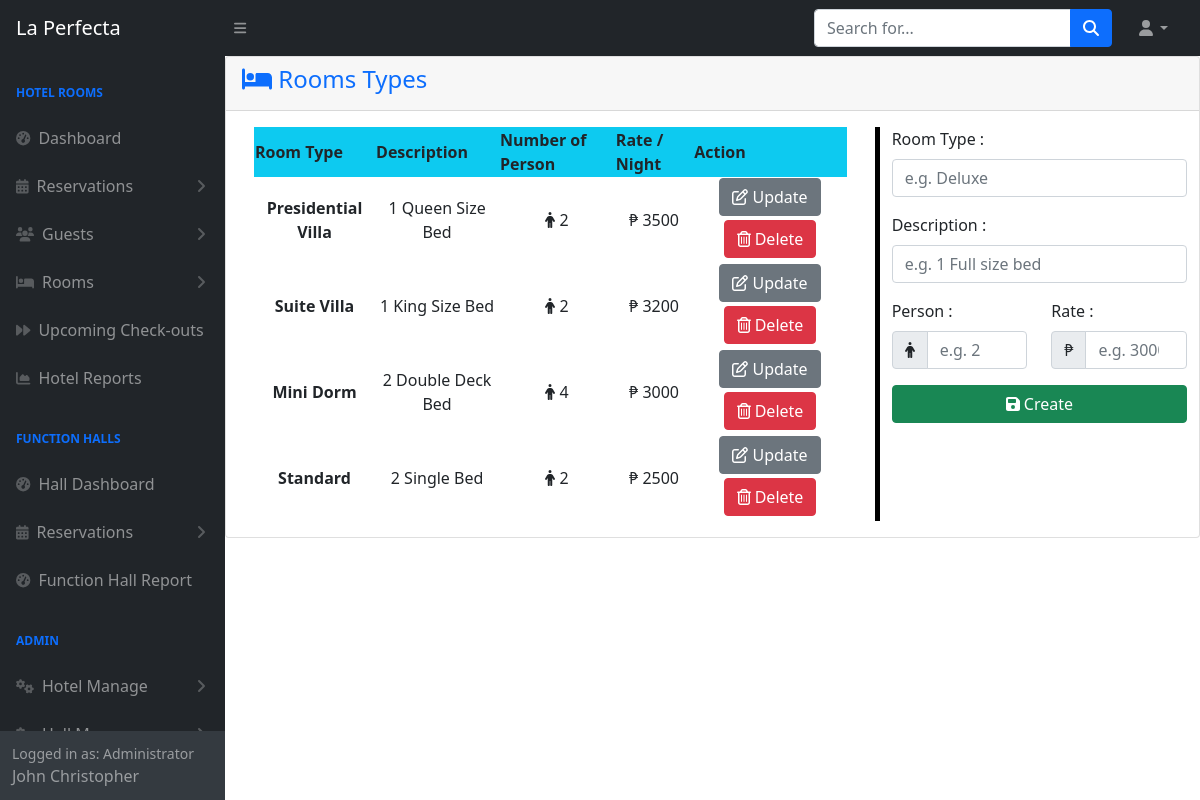
The page /admin/roomtypes.php (signed in) on the database its author committed.
### tables this page shows
CREATE TABLE `tblroomtype` (
  `Id` int(11) NOT NULL,
  `Type` varchar(30) NOT NULL,
  `Description` varchar(255) NOT NULL,
  `Person` int(1) NOT NULL,
  `Rate` double NOT NULL
);

### admin/roomtypes.php (the view, shortened to what this page needs)
<?php
include 'themes/navbar.php';
include 'config.php';
?>
<div class="card mb-4">
    <div class="card-header text-primary">
      <h4>  <i class="fa-solid fa-bed"></i>
        Rooms Types</h4>
    </div>
    <div class="container-fluid">
        <div class="row">
            <div class="col-8">
                <div class="card-body">
                    <table id="datatablesSimple" class="table-striped">
                        <thead class="bg-info">
                            <tr>
                                <th>Room Type</th>
                                <th>Description</th>
                                <th>Number of Person</th>
                                <th>Rate / Night</th>
                                <th>Action</th>
                            </tr>
                        </thead>
                        <tbody>
                            <?php
                            $sql = "SELECT * FROM `tblroomtype`";
                            $result = mysqli_query($conn, $sql);
                            while ($row = mysqli_fetch_assoc($result)) {
                            ?>
                                <tr class="text-center">
                                    <td ><strong><?php echo $row['Type'] ?></td>
                                    <td><?php echo $row['Description'] ?></td>
                                    <td ><i class="fa-solid fa-person"></i> <?php echo $row['Person'] ?></td>
                                    <td >₱ <?php echo $row['Rate'] ?></td>
                                    <td class="text-center">
                                        <a href="function/hrmanage/rtedit.php?id=<?php echo $row['Id'] ?>"  class="btn btn-secondary mb-1"><i class="far fa-pen-to-square"></i> Update</a>
                                        <a href="function/hrmanage/rtdelete.php?id=<?php echo $row['Id'] ?>& name=<?php echo $row['Type'] ?>" class="btn btn-danger mb-1"><i class="far fa-trash-alt"></i> Delete</a>
                                    </td>
                                </tr>
                            <?php
                            }
                            ?>
                        </tbody>
                    </table>
                </div>
            </div>
            <div class="col-sm-4 my-3" style="border-left: solid black 5px;">
                <form method="POST">
                    <div class="row mb-3">
                        <div class="col">
                            <label for="Type" class="form-label">Room Type :</label>
                            <input type="text" name="Type" class="form-control" placeholder="e.g. Deluxe" required>
                        </div>
                    </div>
                    <div class="row mb-3">
                        <div class="col">
                            <label for="Description" class="form-label">Description :</label>
                            <input type="text" name="Description" class="form-control" placeholder="e.g. 1 Full size bed" required>
                        </div>
                    </div>
                    <div class="row mb-3">
                        <div class="col-sm-6">
                            <label for="Person" class="form-label">Person :</label>
                            <div class="input-group">
                                <div class="input-group-text"><i class="fa-solid fa-person"></i></div>
                            <input type="text" name="Person" class="form-control" placeholder="e.g. 2" required>
                            </div>
                        </div>
                        <div class="col-sm-6">
                            <label for="Rate" class="form-label">Rate :</label>
                            <div class="input-group">
                                <div class="input-group-text">₱</div>
                            <input type="number" name="Rate" class="form-control" placeholder="e.g. 3000" required>
                            </div>
                        </div>
                    </div>
                    <div class="row">
                        <div class="col">
                            <button class="btn btn-success" name="submit" type="submit" style="width: 100%;"><i class="fa-solid fa-floppy-disk"></i> Create</button>
                        </div>
                    </div>
                </form>
            </div>
        </div>
    </div>
</div>
<?php include 'themes/footer.php'; ?>

### rows shown on the page
tblroomtype: Type "Presidential Villa", Description "1 Queen Size Bed", Person "2", Rate "3500"
tblroomtype: Type "Suite Villa", Description "1 King Size Bed", Person "2", Rate "3200"
tblroomtype: Type "Mini Dorm", Description "2 Double Deck Bed", Person "4", Rate "3000"
tblroomtype: Type "Standard", Description "2 Single Bed", Person "2", Rate "2500"

### other values the page prints
$_SESSION['role'] "Administrator"
$_SESSION['admin'] "John Christopher"
